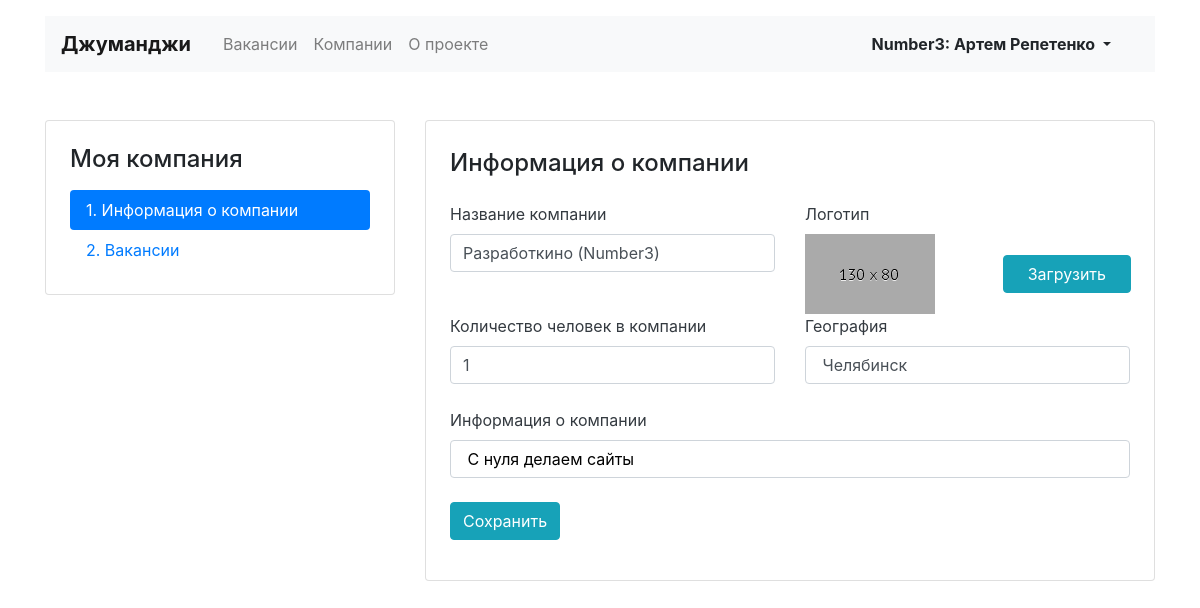
The app's page /mycompany (signed in) with its own data.
### jumanji/models.py (models this page shows)
class Company (models.Model):
    name = models.CharField(max_length=25)
    location = models.CharField(max_length=25)
    logo = models.ImageField(upload_to='logos')
    description = models.CharField(max_length=100)
    employee_count = models.IntegerField()
    owner = models.OneToOneField(User, on_delete=models.CASCADE, related_name="companies", blank=True, null=True)

### jumanji/views.py (the view)
# urls.py: path('mycompany', views.own_company, name='mycompany'),
def own_company(request):
    alert_update = ''
    Anonymous = request.user.is_anonymous
    if Anonymous is False:
        if request.method == 'POST':
            company_form = forms.CompanyForm(request.POST, request.FILES)
            print(request.POST['logo'])
            models.Company.objects.filter(owner_id=User.objects.get(username=request.user).id).update(
                name=company_form['name'].value(),
                location=company_form['location'].value(),
                description=company_form['description'].value(),
                employee_count=company_form['employee_count'].value(),
                logo=settings.MEDIA_COMPANY_IMAGE_DIR + '/' + request.POST['logo']
            )
            alert_update = 'Информация о компании обновлена'
            company_by_user = models.Company.objects.get(owner_id=User.objects.get(username=request.user).id)
            return render(request, 'company-edit.html', context={
                'company': company_by_user,
                'form': company_form,
                'alert_update': alert_update
            })
        else:
            try:
                company_by_user = models.Company.objects.get(owner_id=User.objects.get(username=request.user).id)
                company_form = forms.CompanyForm()
                return render(request, 'company-edit.html', context={
                    'company': company_by_user,
                    'form': company_form,
                    'alert_update': alert_update
                })
            except ObjectDoesNotExist:
                return render(request, 'company-create.html')
    else:
        return HttpResponseRedirect(reverse('register'))

### jumanji/forms.py
class CompanyForm(forms.Form):
    model = models.Company
    name = forms.CharField(max_length=25)
    location = forms.CharField(max_length=25)
    description = forms.CharField(max_length=100)
    logo = forms.FileField()
    employee_count = forms.IntegerField()

### templates/company-edit.html (shortened to what this page needs)
{% extends 'base.html' %}
{% block content %}
  <main class="container mt-3 pb-5">
    <div class="row mt-5">
      <div class="col-12 col-lg-4">
        <aside class="pt-3 pb-4 px-4 mb-5 card">
          <h1 class="h4 pt-2 pb-2">Моя компания</h1>
          <div class="nav flex-column nav-pills">
            <a class="nav-link active" href="">1. Информация о&nbsp;компании</a>
            <a class="nav-link" href="{% url 'mycompany_vacancies' %}">2. Вакансии</a>
          </div>
        </aside>
      </div>
      <div class="col-12 col-lg-8">
        <div class="card">
          <div class="card-body px-4 pb-4">
            <section class="tab-pane fade show active">
              <h2 class="h4 pt-2 pb-3">Информация о&nbsp;компании</h2>
              <form method="post"> {% csrf_token %}
                <div class="row">
                  <div class="col-12 col-md-6">
                    <div class="form-group pb-2">
                      <label class="mb-2 text-dark" for="id_name">Название компании</label>
                      <input class="form-control" type="text" name="name" maxlength="25" value="{{company.name}}" required id="id_name">
                    </div>
                  </div>
                  <div class="col-12 col-md-6">
                    <div enctype="multipart/form-data" class="post-form" method="POST">
                      <label class="mb-2 text-dark" for="id_logo">Логотип</label>
                      <div class="row align-items-center">
                        <div class="col-6">
                          <img src="media/{{company.logo}}" alt="" style=" max-width: 130px;max-height: 80px;">
                        </div>
                        <div class="col-6" style="position: relative;">
                          <div class="input-group-prepend" style="position: absolute; top: 0;right: 15px;">
                            <span class="btn btn-info px-4">Загрузить</span>
                          </div>
                          <div class="custom-file" style="">
                          </div>
                        </div>
                      </div>
                    </div>
                  </div>
                </div>
                <div class="row">
                  <div class="col-12 col-md-6">
                    <div class="form-group pb-2">
                      <label class="mb-2 text-dark" for="id_employee_count">Количество человек в компании</label>
                      <input class="form-control" type="number" name="employee_count" value="{{company.employee_count}}" required id="id_employee_count">
                    </div>
                  </div>
                  <div class="col-12 col-md-6">
                    <div class="form-group pb-2">
                      <label class="mb-2 text-dark" for="id_location">География</label>
                      <input class="form-control" type="text" name="location" maxlength="25" value="{{company.location}}" required id="id_location">
                    </div>
                  </div>
                </div>
                <div class="form-group pb-2">
                  <label class="mb-2 text-dark" for="id_description">Информация о&nbsp;компании</label>
                  <input class="form-control" type="text" name="description" maxlength="100" value="{{company.description}}" required id="id_description" style="color:#000;">
                </div>
                <div class="form-group">
                  <input type="submit" class="btn btn-info" value="Сохранить">
                </div>
              </form>
            </section>
          </div>
        </div>
      </div>
    </div>
  </main>
{% endblock %}

### templates/base.html (shortened to what this page needs)
<!DOCTYPE html>
<html lang="en">
<head>
    <link rel="stylesheet" href="https://stackpath.bootstrapcdn.com/bootstrap/4.3.1/css/bootstrap.min.css">
</head>
<body>
    <header class="container mt-3">
    <nav class="navbar navbar-expand-lg navbar-light bg-light">
      <a class="navbar-brand mr-4 font-weight-bold" href="{% url 'main_page' %}">Джуманджи</a>
      <div class="collapse navbar-collapse justify-content-between" id="navbarNav">
        <ul class="navbar-nav col-10">
          <li class="nav-item">
            <a class="nav-link" href="{% url 'all_vacancies' %}">Вакансии</a>
          </li>
          <li class="nav-item">
            <a class="nav-link" href="{% url 'all_companies' %}">Компании</a>
          </li>
          <li class="nav-item">
            <a class="nav-link" href="{% url 'main_page' %}">О проекте</a>
          </li>
        </ul>
        <ul class="navbar-nav col-2 justify-content-end">
          <li class="nav-item active">
            {% if user.is_active %}
              <div class="btn-group">
                <button type="button" class="btn dropdown-toggle font-weight-bold" data-toggle="dropdown" aria-haspopup="true" aria-expanded="false">
                  {{user.username}}: {{user.first_name}} {{user.last_name}}
                </button>
              </div>
            {% endif %}
          </li>
        </ul>
      </div>
    </nav>
  </header>
    {% block content %}
    {% endblock %}
</body>
</html>

### templates/company-edit.html (style rules this page uses)
body { background-color: #F6F2E6; }

### records on screen
Company: name "Разработкино (Number3)", logo (picture), employee_count "1", location "Челябинск", description "С нуля делаем сайты"

### other values on screen
{{ user.username }} "Number3"
{{ user.first_name }} "Артем"
{{ user.last_name }} "Репетенко"
